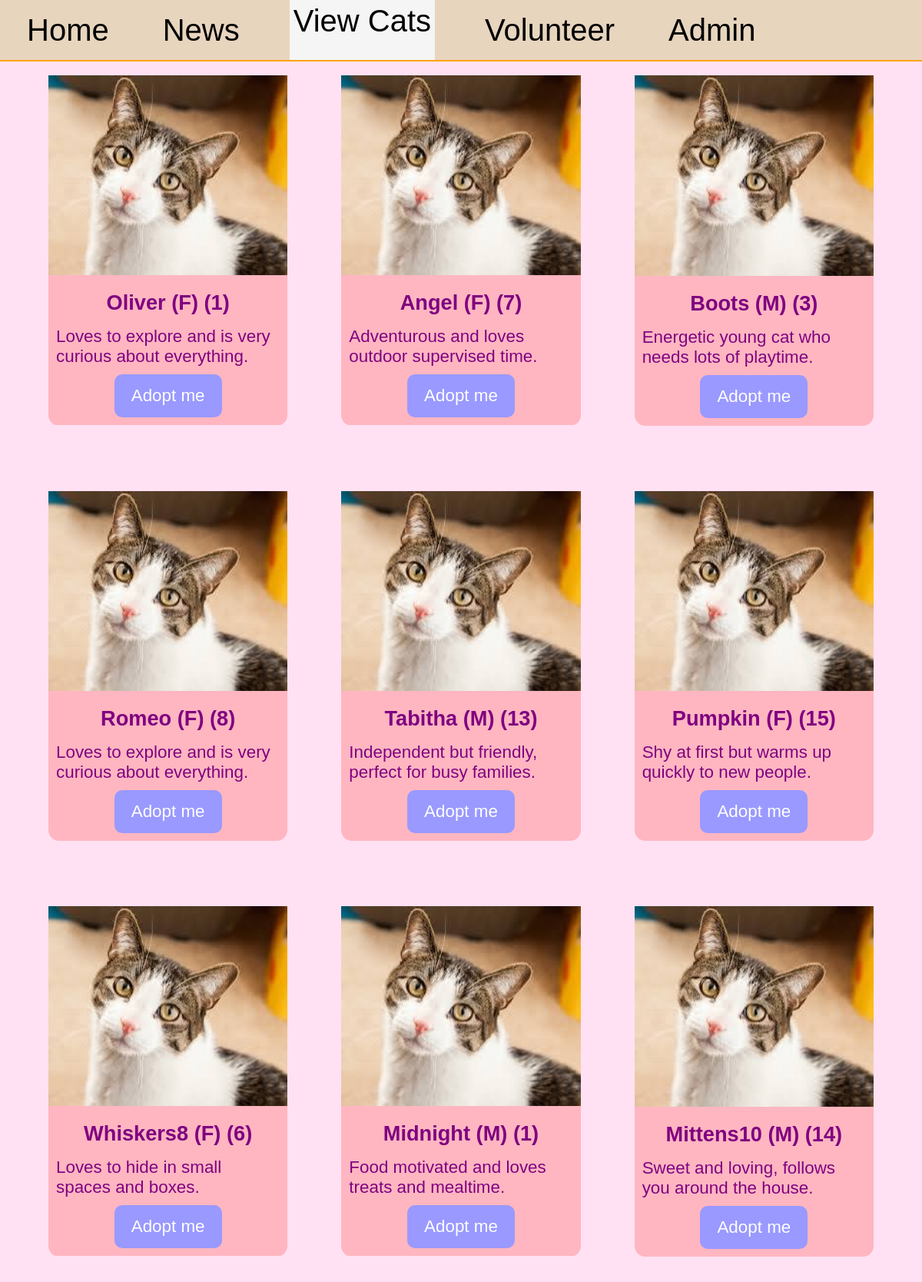
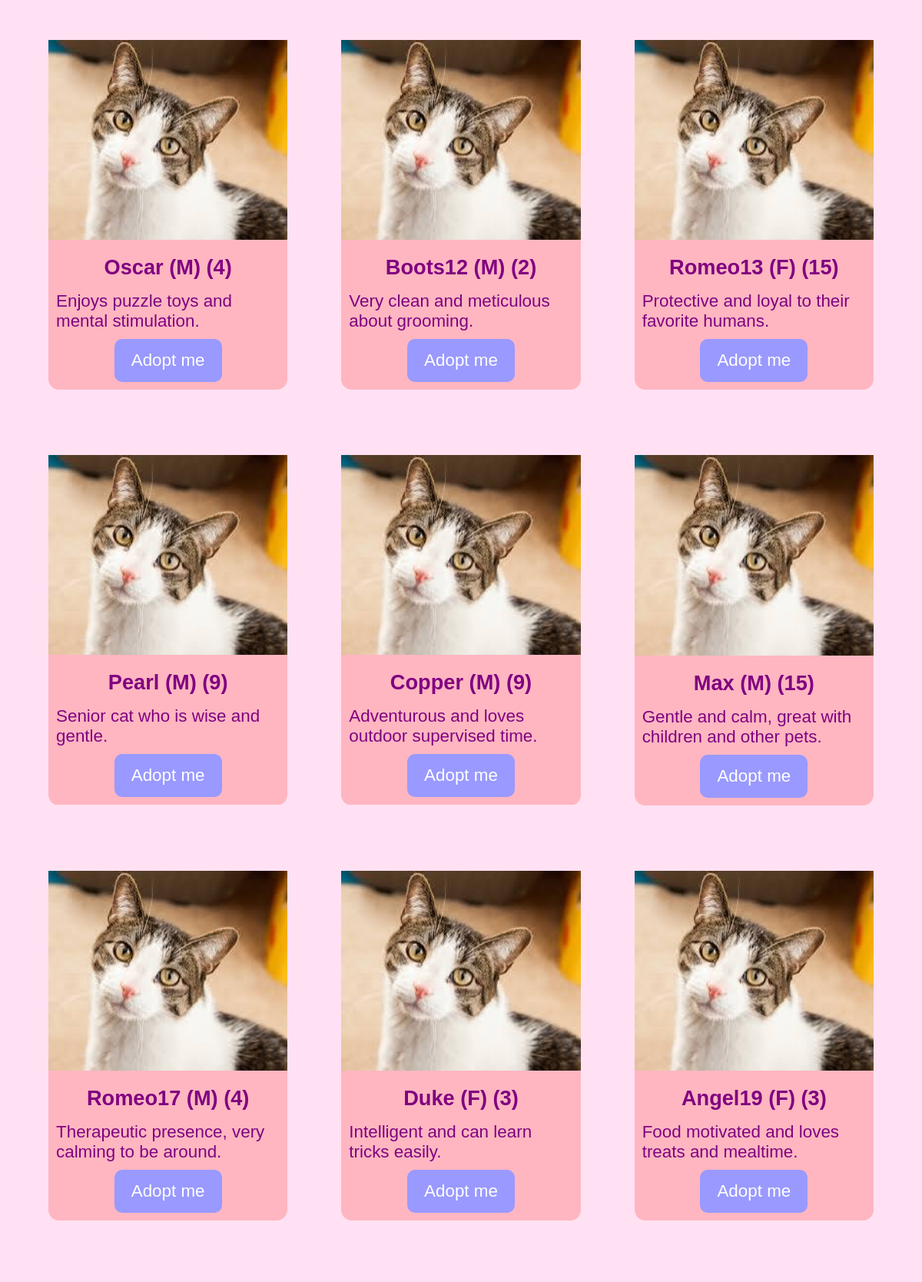
The app's page /cats/1 (upper part) with its own data (2 pictures, top to bottom).
### main.py (models this page shows)
class Cat(db.Model):
	id = db.Column(db.Integer, primary_key=True)
	name = db.Column(db.String(25), nullable=False)
	bio = db.Column(db.String(100), nullable=False)
	age = db.Column(db.Integer, nullable=False)
	gender = db.Column(db.String(1), nullable=False)
	image = db.Column(db.String(100))
	room = db.Column(db.String(2))
	adopted = db.Column(db.Boolean, nullable=False, default=False)
	forms = db.relationship('AdoptionForm', backref='cat', lazy=True)
	transport = db.relationship('CatTransport', backref='cat', lazy=True, uselist=False)

### main.py (the view, shortened to what this page needs)
@app.route('/cats/<int:id>', methods=["GET", "POST"])
def cats(id):
	user = User.query.get(id)
	form = AdoptForm()
	cats = Cat.query.all()
	return render_template("cats.html", user=user, cats=cats, form=form, error="none")

### templates/cats.html (shortened to what this page needs)
{% extends "base.html" %}
{% block style %}
<link rel="stylesheet" href="https://cdnjs.cloudflare.com/ajax/libs/font-awesome/6.5.0/css/all.min.css">
<link rel="stylesheet" href="{{ url_for('static', filename='cats.css') }}">
{% endblock %}
{% block content %}
<main>
	{% for cat in cats %}
	{% if cat.adopted == False %}
	<div class="cat-listing">
		<img class="cat-img" src="{{ url_for('static', filename='images/' ~ cat.image) }}">
		<div class="cat-text">
			<h2 class="name">{{ cat.name }} ({{ cat.gender }}) ({{ cat.age }})</h2>
			<p class="bio">{{ cat.bio }}</p>
			<div class="page-link-btn cat-btn" id="{{ cat.id }}">Adopt me</div>
		</div>
	</div>
	{% endif %}
	{% endfor %}
</main>
{% endblock %}

### static/styles.css (style rules this page uses)
* { margin: 0; padding: 0; box-sizing: border-box; font-family:Arial, Helvetica, sans-serif; }
html, body { width: 100vw; height: 100vh; font-size: 16px; }
.page-link-btn { color: white; background: linear-gradient(90deg, #ff9900 50%, #9999ff 50%); background-size: 200% 100%; background-position: right; transition: background-position 0.3s ease; border-radius: 10px; display: flex; align-items: center; justify-content: center; text-decoration: none; }

### static/cats.css (style rules this page uses)
body { background-color: #ffe1f3; overflow-x: hidden; }
main { display: grid; grid-template-columns: repeat(3, 1fr); gap: 4rem; width: 90%; margin: auto; }
.cat-listing { margin-top: 15px; display: flex; flex-direction: column; align-items: center; border: 3px solid transparent; transition: 0.3s ease-in-out; border-bottom-left-radius: 17px; border-bottom-right-radius: 17px; z-index: 5; overflow: hidden; }
.cat-text { width: 100%; background-color: lightpink; display: flex; flex-direction: column; justify-content: center; align-items: center; color: purple; z-index: 4; }
.cat-img { width: 100%; }
.name { margin-top: 20px; font-size: 1.7rem; margin-bottom: 5px; }
.bio { margin: 10px; font-size: 1.4rem; }
.cat-btn { height: 7vh; width: 45%; font-size: 1.4rem; margin-bottom: 10px; }

### records on screen
Cat: image (picture), name "Oliver", gender "F", age "1", bio "Loves to explore and is very curious about everything."
Cat: image (picture), name "Angel", gender "F", age "7", bio "Adventurous and loves outdoor supervised time."
Cat: image (picture), name "Boots", gender "M", age "3", bio "Energetic young cat who needs lots of playtime."
Cat: image (picture), name "Romeo", gender "F", age "8", bio "Loves to explore and is very curious about everything."
Cat: image (picture), name "Tabitha", gender "M", age "13", bio "Independent but friendly, perfect for busy families."
Cat: image (picture), name "Pumpkin", gender "F", age "15", bio "Shy at first but warms up quickly to new people."
Cat: image (picture), name "Whiskers8", gender "F", age "6", bio "Loves to hide in small spaces and boxes."
Cat: image (picture), name "Midnight", gender "M", age "1", bio "Food motivated and loves treats and mealtime."
Cat: image (picture), name "Mittens10", gender "M", age "14", bio "Sweet and loving, follows you around the house."
Cat: image (picture), name "Oscar", gender "M", age "4", bio "Enjoys puzzle toys and mental stimulation."
Cat: image (picture), name "Boots12", gender "M", age "2", bio "Very clean and meticulous about grooming."
Cat: image (picture), name "Romeo13", gender "F", age "15", bio "Protective and loyal to their favorite humans."
Cat: image (picture), name "Pearl", gender "M", age "9", bio "Senior cat who is wise and gentle."
Cat: image (picture), name "Copper", gender "M", age "9", bio "Adventurous and loves outdoor supervised time."
Cat: image (picture), name "Max", gender "M", age "15", bio "Gentle and calm, great with children and other pets."
Cat: image (picture), name "Romeo17", gender "M", age "4", bio "Therapeutic presence, very calming to be around."
Cat: image (picture), name "Duke", gender "F", age "3", bio "Intelligent and can learn tricks easily."
Cat: image (picture), name "Angel19", gender "F", age "3", bio "Food motivated and loves treats and mealtime."
